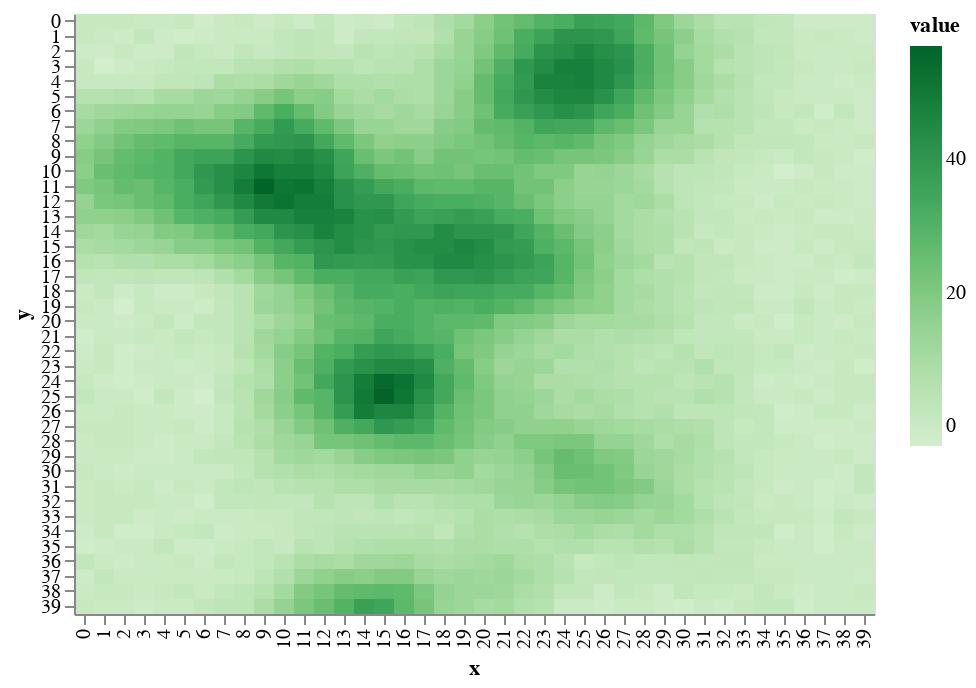

Notebook source saved alongside this figure:
### Code cell
draw.drawTerrainHeight(world.grid_elevation)

### Figure 1 — Vega-Lite specification as saved in the notebook (floating-point values rounded to 4 significant figures; data arrays with more than 128 entries replaced by an {"elided": "..."} marker saying what was removed)
{"$schema": "https://vega.github.io/schema/vega-lite/v2.6.0.json", "config": {"view": {"height": 300, "width": 400}}, "data": {"name": "data-430d4804227b195068c1917353e8919c"}, "datasets": {"data-430d4804227b195068c1917353e8919c": {"elided": "1600 records"}}, "encoding": {"color": {"field": "value", "scale": {"scheme": "greens"}, "type": "quantitative"}, "x": {"field": "x", "type": "ordinal"}, "y": {"field": "y", "type": "ordinal"}}, "mark": "rect"}
